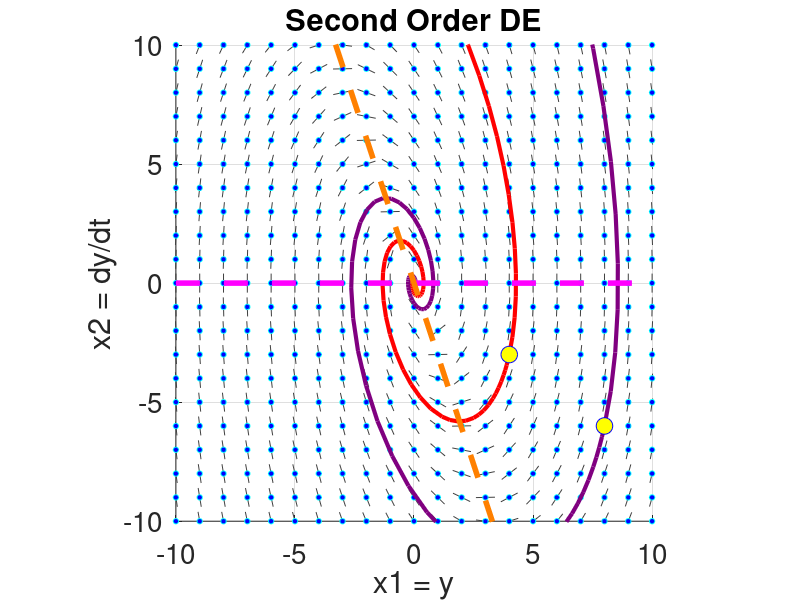

Here is the MATLAB script that generated this plot: (Note: this script raises an error after producing the figure.)
%% Lab4 by Cole Bardin      Section 61
%% Exploring second-order differential equations numerically
% Question 3
clc, clear, close all
% Custom Direction Field for second-order differential equation:
% ay'' + by' + cy = 0

% BLOCK 1: Convert 2nd-order DE to a system of first order DEs.
% The new system will have the form dx/dt = F(t, x) where x is the state
% vector. So, x = [x1; x2]
% Define the constants here.
a=16; b=24; c=73;
% Define F(t, x) as an anonymous function.
% Below, x is a column vector with two components
F = @(t, x) [x(2); -(c/a) .* x(1) - (b/a) .* x(2)] 

% BLOCK 2: Set the plot window dimensions here.
% Customize the plot settings.
L = 10; % max window dimension
x1min = -L; x1max= L; x2min = -L; x2max = L;
fig = figure(1); % Pop up a new figure
axis([x1min x1max x2min x2max ])
axis square
grid on; hold on
set(gca, 'FontSize', 20)
title('Second Order DE')
xlabel('x1 = y'); ylabel('x2 = dy/dt')

% BLOCK 3 - The Direction Field
radius = 0.4; % Control the size of the tick marks
spacing_horizontal = 1; % Control their horizontal spacing.
spacing_vertical = 1; % Control their vertical spacing.
my_color = [0.25, 0.25, 0.25]; % Control their color.
optional_dots = 1; % Control whether a dot is placed. Use 0 or 1
time = 0;
for x1p = x1min: spacing_horizontal: x1max
    for x2p = x2min: spacing_vertical: x2max
        x=[x1p;x2p]; % Update the state vector x.
        dx = F(time,x) ; % Find dx/dt
        % Add a line here to replace dx by a unit vector. Use norm().
        dx = dx/norm(dx);
        
        dx1 = dx(1) *radius; dx2 = dx(2)*radius; % Scale tick marks.
        % Plot the tick marks!
        plot([x1p - dx1 , x1p + dx1 ], [x2p - dx2 , x2p + dx2] , 'Color', my_color);
        
        if optional_dots
            plot( x1p, x2p, 'cyano', 'MarkerSize', 4, 'MarkerFaceColor', 'blue')
        end
    end
    pause(0.1)
end

% Plot a single solution moving forward in time from the given initial point.
tStart = 0; tEnd = 15;
both_directions = 1; % Change to 0 to draw in the forward direction only.
show_initial_point = 1; % Change to 0 to suppress drawing the initial points.
% Plot the solution curve with the given initial point.
x0 = [4;-3]; % Initial point #1
[~, x_out] = ode45(F, [tStart, tEnd], x0);
plot(x_out(:,1), x_out(:,2), 'red', 'LineWidth', 3)
[~, x_out] = ode45(F, tStart: -0.05: -tEnd, x0); % Backwards!!!
plot(x_out(:,1), x_out(:,2), 'red', 'LineWidth', 3)
% Show initial point using a yellow dot.
if show_initial_point
    plot(x0(1), x0(2), 'bo', 'MarkerSize', 12, 'MarkerFaceColor', 'yellow')
end

% Questions 4-5
deep_purple = [0.5;0;0.5];
x0 = [8;-6]; % Initial point #1
[~, x_out] = ode45(F, [tStart, tEnd], x0);
plot(x_out(:,1), x_out(:,2), 'Color',deep_purple, 'LineWidth', 3)
[~, x_out] = ode45(F, tStart: -0.05: -tEnd, x0); % Backwards!!!
plot(x_out(:,1), x_out(:,2), 'Color',deep_purple, 'LineWidth', 3)
% Show initial point using a yellow dot.
if show_initial_point
    plot(x0(1), x0(2), 'bo', 'MarkerSize', 12, 'MarkerFaceColor', 'yellow')
end

% Question 6
orange = [1, 0.5, 0];
plot([-10,10],[0,0], 'm--', 'LineWidth', 4)
plot([-10,10], [730/24,-730/24], '--', 'Color',orange, 'LineWidth',4)

%% Question 7: Exact solution:
clear, clc, close all
syms y(t) n
D1 = diff(y, t); D2 = diff(y,t,t);

DE = 16*D2 + 24*D1 + 73*y == 0;
sol = dsolve(DE, y(0)==4, D1(0)==-3)

%% Question 8
clc, clear, close all
% Custom Direction Field for second-order differential equation:
% ay'' + by' + cy = 0

% BLOCK 1: Convert 2nd-order DE to a system of first order DEs.
% The new system will have the form dx/dt = F(t, x) where x is the state
% vector. So, x = [x1; x2]
syms x(t)
% Define the constants here.
a=1; b=-1; c=1;
% Define F(t, x) as an anonymous function.
% Below, x is a column vector with two components
F = @(t, x) [x(2); -(c/a) .* x(1) - (b/a) .* (1- (x(1).^2)/4 ) .* x(2)] 

% BLOCK 2: Set the plot window dimensions here.
% Customize the plot settings.
L = 10; % max window dimension
x1min = -L; x1max= L; x2min = -L; x2max = L;
fig = figure(1); % Pop up a new figure
axis([x1min x1max x2min x2max ])
axis square
grid on; hold on
set(gca, 'FontSize', 20)
title('Van der Pol Oscillator')
xlabel('x1 = y'); ylabel('x2 = dy/dt')
xticks([x1min:5:x1max])
yticks([x2min:2:x2max])

% BLOCK 3 - The Direction Field
radius = 0.4; % Control the size of the tick marks
spacing_horizontal = 1; % Control their horizontal spacing.
spacing_vertical = 1; % Control their vertical spacing.
my_color = [0.25, 0.25, 0.25]; % Control their color.
optional_dots = 1; % Control whether a dot is placed. Use 0 or 1
time = 0;
for x1p = x1min: spacing_horizontal: x1max
    for x2p = x2min: spacing_vertical: x2max
        x=[x1p;x2p]; % Update the state vector x.
        dx = F(time,x) ; % Find dx/dt
        % Add a line here to replace dx by a unit vector. Use norm().
        dx = dx/norm(dx);
        
        dx1 = dx(1) *radius; dx2 = dx(2)*radius; % Scale tick marks.
        % Plot the tick marks!
        plot([x1p - dx1 , x1p + dx1 ], [x2p - dx2 , x2p + dx2], 'Color', my_color);
        
        if optional_dots
            plot( x1p, x2p, 'cyano', 'MarkerSize', 4, 'MarkerFaceColor', 'blue')
        end
    end
    pause(0.1)
end

% Questions 9-10
% Interactive Graph Session using Mouse clicks
% Use mouse clicks to determine the initial points
% Use ordinary clicks (left clicks)
% Use a right click to end the interactive session or press Enter
clc
fprintf('Starting Interactive Graph Session\n')
tStart = 0; tEnd = 15;
show_initial_point = 1;
mouse = 1;
while mouse==1
    [x, y, mouse] = ginput(1);
    x0 = [round(x);round(y)]; % Initial point clicked on by user
    [~, x_out] = ode45(F, [tStart :0.01: tEnd], x0); % solution curve using ode45
    my_color = rand(3,1); % a random color
    plot(x_out(:,1), x_out(:,2), 'Color', my_color, 'LineWidth', 2)
    
    % Show initial point using a dot.
    if show_initial_point
        plot(x0(1), x0(2), 'bo', 'MarkerSize', 10, 'MarkerFaceColor', my_color)
    end
end
fprintf('End of Interactive Graph Session\n')

